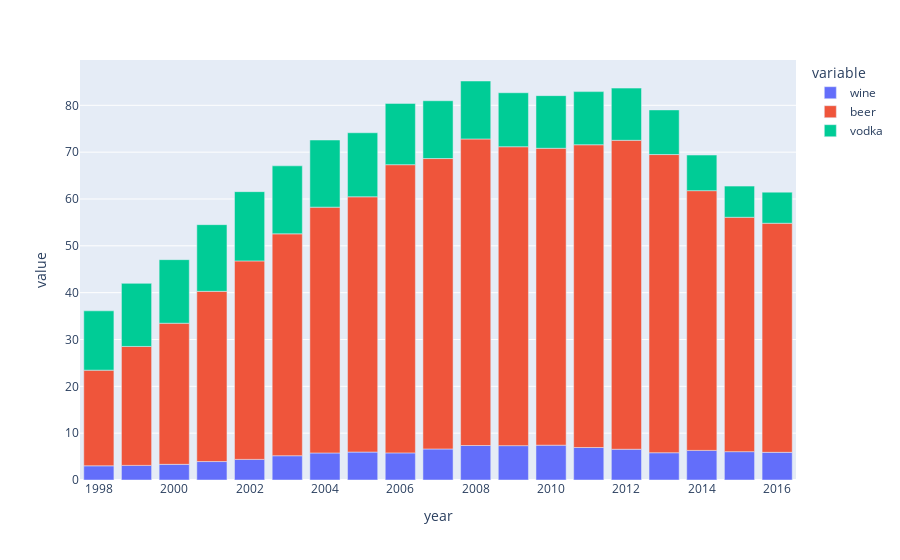

Here is the notebook cell this chart was saved with:
### Code cell
#Since brandy and champange are almost negligable in comparisson to the other types let's take a look at the chart without them:

drink_cat_simple = ["wine","beer","vodka"]
fig = px.bar(df_data, x=df_data.index, y=drink_cat_simple)
fig.show()

### Figure 1 — Plotly figure (JSON) as saved in the notebook; plotly's stock layout.template omitted (floating-point values rounded to 4 significant figures)
{"data": [{"alignmentgroup": "True", "hovertemplate": "variable=wine<br>year=%{x}<br>value=%{y}<extra></extra>", "legendgroup": "wine", "marker": {"color": "#636efa", "pattern": {"shape": ""}}, "name": "wine", "offsetgroup": "wine", "orientation": "v", "showlegend": true, "textposition": "auto", "type": "bar", "x": [1998, 1999, 2000, 2001, 2002, 2003, 2004, 2005, 2006, 2007, 2008, 2009, 2010, 2011, 2012, 2013, 2014, 2015, 2016], "xaxis": "x", "y": [3.03, 3.121, 3.343, 3.938, 4.402, 5.184, 5.768, 5.971, 5.789, 6.626, 7.365, 7.337, 7.435, 6.939, 6.567, 5.825, 6.319, 6.053, 5.91], "yaxis": "y"}, {"alignmentgroup": "True", "hovertemplate": "variable=beer<br>year=%{x}<br>value=%{y}<extra></extra>", "legendgroup": "beer", "marker": {"color": "#EF553B", "pattern": {"shape": ""}}, "name": "beer", "offsetgroup": "beer", "orientation": "v", "showlegend": true, "textposition": "auto", "type": "bar", "x": [1998, 1999, 2000, 2001, 2002, 2003, 2004, 2005, 2006, 2007, 2008, 2009, 2010, 2011, 2012, 2013, 2014, 2015, 2016], "xaxis": "x", "y": [20.42, 25.4, 30.13, 36.34, 42.38, 47.37, 52.49, 54.5, 61.54, 62.01, 65.45, 63.82, 63.39, 64.64, 65.96, 63.67, 55.46, 50.04, 48.91], "yaxis": "y"}, {"alignmentgroup": "True", "hovertemplate": "variable=vodka<br>year=%{x}<br>value=%{y}<extra></extra>", "legendgroup": "vodka", "marker": {"color": "#00cc96", "pattern": {"shape": ""}}, "name": "vodka", "offsetgroup": "vodka", "orientation": "v", "showlegend": true, "textposition": "auto", "type": "bar", "x": [1998, 1999, 2000, 2001, 2002, 2003, 2004, 2005, 2006, 2007, 2008, 2009, 2010, 2011, 2012, 2013, 2014, 2015, 2016], "xaxis": "x", "y": [12.67, 13.47, 13.57, 14.24, 14.79, 14.52, 14.33, 13.67, 13.09, 12.34, 12.38, 11.53, 11.24, 11.34, 11.14, 9.528, 7.606, 6.667, 6.625], "yaxis": "y"}], "layout": {"barmode": "relative", "legend": {"title": {"text": "variable"}, "tracegroupgap": 0}, "margin": {"t": 60}, "xaxis": {"anchor": "y", "domain": [0, 1], "title": {"text": "year"}}, "yaxis": {"anchor": "x", "domain": [0, 1], "title": {"text": "value"}}}}
